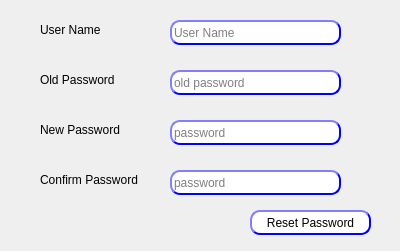
<?xml version="1.0" encoding="UTF-8"?>
<ui version="4.0">
 <class>user</class>
 <widget class="QDialog" name="user">
  <property name="geometry">
   <rect>
    <x>0</x>
    <y>0</y>
    <width>400</width>
    <height>251</height>
   </rect>
  </property>
  <property name="windowTitle">
   <string>user</string>
  </property>
  <widget class="QLabel" name="label_2">
   <property name="geometry">
    <rect>
     <x>40</x>
     <y>110</y>
     <width>111</width>
     <height>40</height>
    </rect>
   </property>
   <property name="text">
    <string>New Password</string>
   </property>
  </widget>
  <widget class="QLineEdit" name="LE_password">
   <property name="geometry">
    <rect>
     <x>170</x>
     <y>120</y>
     <width>171</width>
     <height>25</height>
    </rect>
   </property>
   <property name="styleSheet">
    <string notr="true">QLineEdit{
                                        background-color: white;
                                        border-style: outset;
                                        border-width: 2px;
                                        border-radius: 10px;
                                        border-color: blue;
                                        min-width: 6em;
                                        }
                                        QLineEdit:hover {
                                        background: qradialgradient(
                                        cx: 0.3, cy: -0.4, fx: 0.3, fy: -0.4,
                                        radius: 1.35, stop: 0 #fff, stop: 1 #bbb
                                        );
                                        }
                                       QLineEdit:pressed {
                                        border-style: inset;
                                        background: qradialgradient(
                                        cx: 0.4, cy: -0.1, fx: 0.4, fy: -0.1,
                                        radius: 1.35, stop: 0 #fff, stop: 1 #ddd
                                        );
                                        }
                                    </string>
   </property>
   <property name="text">
    <string/>
   </property>
   <property name="maxLength">
    <number>32767</number>
   </property>
   <property name="echoMode">
    <enum>QLineEdit::Password</enum>
   </property>
   <property name="placeholderText">
    <string>password</string>
   </property>
  </widget>
  <widget class="QLineEdit" name="LE_password2">
   <property name="geometry">
    <rect>
     <x>170</x>
     <y>170</y>
     <width>171</width>
     <height>25</height>
    </rect>
   </property>
   <property name="styleSheet">
    <string notr="true">QLineEdit{
                                        background-color: white;
                                        border-style: outset;
                                        border-width: 2px;
                                        border-radius: 10px;
                                        border-color: blue;
                                        min-width: 6em;
                                        }
                                        QLineEdit:hover {
                                        background: qradialgradient(
                                        cx: 0.3, cy: -0.4, fx: 0.3, fy: -0.4,
                                        radius: 1.35, stop: 0 #fff, stop: 1 #bbb
                                        );
                                        }
                                       QLineEdit:pressed {
                                        border-style: inset;
                                        background: qradialgradient(
                                        cx: 0.4, cy: -0.1, fx: 0.4, fy: -0.1,
                                        radius: 1.35, stop: 0 #fff, stop: 1 #ddd
                                        );
                                        }
                                    </string>
   </property>
   <property name="text">
    <string/>
   </property>
   <property name="maxLength">
    <number>32767</number>
   </property>
   <property name="echoMode">
    <enum>QLineEdit::Password</enum>
   </property>
   <property name="placeholderText">
    <string>password</string>
   </property>
  </widget>
  <widget class="QLabel" name="label_3">
   <property name="geometry">
    <rect>
     <x>40</x>
     <y>160</y>
     <width>131</width>
     <height>40</height>
    </rect>
   </property>
   <property name="text">
    <string>Confirm Password</string>
   </property>
  </widget>
  <widget class="QPushButton" name="BTN_resetPass">
   <property name="geometry">
    <rect>
     <x>250</x>
     <y>210</y>
     <width>121</width>
     <height>25</height>
    </rect>
   </property>
   <property name="styleSheet">
    <string notr="true">QPushButton{
                                        background-color: white;
                                        border-style: outset;
                                        border-width: 2px;
                                        border-radius: 10px;
                                        border-color: blue;
                                        min-width: 6em;
                                        }
                                        QPushButton:hover {
                                        background: qradialgradient(
                                        cx: 0.3, cy: -0.4, fx: 0.3, fy: -0.4,
                                        radius: 1.35, stop: 0 #fff, stop: 1 #bbb
                                        );
                                        }
                                        QPushButton:pressed {
                                        border-style: inset;
                                        background: qradialgradient(
                                        cx: 0.4, cy: -0.1, fx: 0.4, fy: -0.1,
                                        radius: 1.35, stop: 0 #fff, stop: 1 #ddd
                                        );
                                        }
                                    </string>
   </property>
   <property name="text">
    <string>Reset Password</string>
   </property>
  </widget>
  <widget class="QLineEdit" name="LE_username">
   <property name="geometry">
    <rect>
     <x>170</x>
     <y>20</y>
     <width>171</width>
     <height>25</height>
    </rect>
   </property>
   <property name="styleSheet">
    <string notr="true">QLineEdit{
                                        background-color: white;
                                        border-style: outset;
                                        border-width: 2px;
                                        border-radius: 10px;
                                        border-color: blue;
                                        min-width: 6em;
                                        }
                                        QLineEdit:hover {
                                        background: qradialgradient(
                                        cx: 0.3, cy: -0.4, fx: 0.3, fy: -0.4,
                                        radius: 1.35, stop: 0 #fff, stop: 1 #bbb
                                        );
                                        }
                                       QLineEdit:pressed {
                                        border-style: inset;
                                        background: qradialgradient(
                                        cx: 0.4, cy: -0.1, fx: 0.4, fy: -0.1,
                                        radius: 1.35, stop: 0 #fff, stop: 1 #ddd
                                        );
                                        }
                                    </string>
   </property>
   <property name="text">
    <string/>
   </property>
   <property name="maxLength">
    <number>32767</number>
   </property>
   <property name="echoMode">
    <enum>QLineEdit::Normal</enum>
   </property>
   <property name="placeholderText">
    <string>User Name</string>
   </property>
  </widget>
  <widget class="QLabel" name="label_4">
   <property name="geometry">
    <rect>
     <x>40</x>
     <y>10</y>
     <width>111</width>
     <height>40</height>
    </rect>
   </property>
   <property name="text">
    <string>User Name</string>
   </property>
  </widget>
  <widget class="QLineEdit" name="old_password">
   <property name="geometry">
    <rect>
     <x>170</x>
     <y>70</y>
     <width>171</width>
     <height>25</height>
    </rect>
   </property>
   <property name="styleSheet">
    <string notr="true">QLineEdit{
                                        background-color: white;
                                        border-style: outset;
                                        border-width: 2px;
                                        border-radius: 10px;
                                        border-color: blue;
                                        min-width: 6em;
                                        }
                                        QLineEdit:hover {
                                        background: qradialgradient(
                                        cx: 0.3, cy: -0.4, fx: 0.3, fy: -0.4,
                                        radius: 1.35, stop: 0 #fff, stop: 1 #bbb
                                        );
                                        }
                                       QLineEdit:pressed {
                                        border-style: inset;
                                        background: qradialgradient(
                                        cx: 0.4, cy: -0.1, fx: 0.4, fy: -0.1,
                                        radius: 1.35, stop: 0 #fff, stop: 1 #ddd
                                        );
                                        }
                                    </string>
   </property>
   <property name="text">
    <string/>
   </property>
   <property name="maxLength">
    <number>32767</number>
   </property>
   <property name="echoMode">
    <enum>QLineEdit::Password</enum>
   </property>
   <property name="placeholderText">
    <string>old password</string>
   </property>
  </widget>
  <widget class="QLabel" name="label_5">
   <property name="geometry">
    <rect>
     <x>40</x>
     <y>60</y>
     <width>111</width>
     <height>40</height>
    </rect>
   </property>
   <property name="text">
    <string>Old Password</string>
   </property>
  </widget>
 </widget>
 <resources/>
 <connections/>
</ui>
